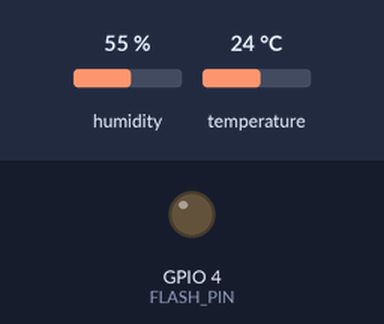
The sketch below on a simulated ESP32. Shown: output pins drawn as LEDs (lit = HIGH). The test bench sets the inputs (shaded band); at power-on: humidity 55 %, temperature 24 °C. The local clock reads 2024-03-15 10:24:30 at power-on unless the sketch sets it; the camera gives no picture. At 4.6 s the program puts the board to deep sleep or switches it off; the recording ends there.

Above: at 0.0 s.
At 3.4 s:
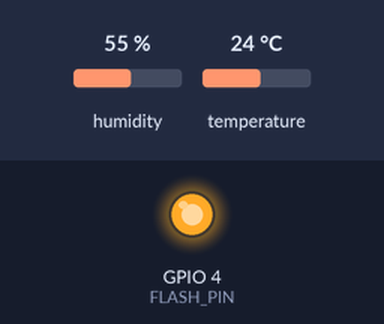
Timing chart, 0 to 4.6 s (numbered marks = the images above):
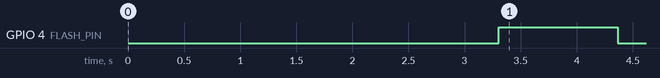

Measured:
- by itself, GPIO 4 (FLASH_PIN): LOW → HIGH at 3.3 s, → LOW 1.1 s later

The sketch:

Transmitter_V2.ino
```cpp
#include "esp_camera.h"
#include <HardwareSerial.h>
#include <Wire.h>
#include "DHT.h"
#include "RTClib.h"

// ================= PENGATURAN PIN =================
// LoRa E220
#define LORA_RX_PIN 14 // Ke TXD LoRa
#define LORA_TX_PIN 13 // Ke RXD LoRa

// Sensor Suhu & Kelembaban (DHT22)
#define DHTPIN 15
#define DHTTYPE DHT22

// Modul RTC DS3231 (Dipindah ke pin U0TX dan U0RX)
// MENGORBANKAN Serial Monitor agar Flash LED bisa digunakan.
#define I2C_SDA 1
#define I2C_SCL 3

// Flash LED Kamera
#define FLASH_PIN 4

// Konfigurasi Kamera (Model AI-Thinker)
#define PWDN_GPIO_NUM     32
#define RESET_GPIO_NUM    -1
#define XCLK_GPIO_NUM      0
#define SIOD_GPIO_NUM     26
#define SIOC_GPIO_NUM     27
#define Y9_GPIO_NUM       35
#define Y8_GPIO_NUM       34
#define Y7_GPIO_NUM       39
#define Y6_GPIO_NUM       36
#define Y5_GPIO_NUM       21
#define Y4_GPIO_NUM       19
#define Y3_GPIO_NUM       18
#define Y2_GPIO_NUM        5
#define VSYNC_GPIO_NUM    25
#define HREF_GPIO_NUM     23
#define PCLK_GPIO_NUM     22

HardwareSerial LoRaSerial(2);
DHT dht(DHTPIN, DHTTYPE);
RTC_DS3231 rtc;

void setup() {
  // SERIAL MONITOR DIMATIKAN KARENA PIN 1 & 3 DIPAKAI OLEH RTC
  // Serial.begin(115200);

  LoRaSerial.begin(115200, SERIAL_8N1, LORA_RX_PIN, LORA_TX_PIN);

  pinMode(FLASH_PIN, OUTPUT);
  digitalWrite(FLASH_PIN, LOW);

  // 1. Inisialisasi Sensor DHT22
  dht.begin();

  // 2. Inisialisasi RTC DS3231
  Wire.begin(I2C_SDA, I2C_SCL);
  if (rtc.begin()) {
    if (rtc.lostPower()) {
      rtc.adjust(DateTime(F(__DATE__), F(__TIME__)));
    }
  }

  // 3. Inisialisasi Kamera
  camera_config_t config;
  config.ledc_channel = LEDC_CHANNEL_0;
  config.ledc_timer = LEDC_TIMER_0;
  config.pin_d0 = Y2_GPIO_NUM;
  config.pin_d1 = Y3_GPIO_NUM;
  config.pin_d2 = Y4_GPIO_NUM;
  config.pin_d3 = Y5_GPIO_NUM;
  config.pin_d4 = Y6_GPIO_NUM;
  config.pin_d5 = Y7_GPIO_NUM;
  config.pin_d6 = Y8_GPIO_NUM;
  config.pin_d7 = Y9_GPIO_NUM;
  config.pin_xclk = XCLK_GPIO_NUM;
  config.pin_pclk = PCLK_GPIO_NUM;
  config.pin_vsync = VSYNC_GPIO_NUM;
  config.pin_href = HREF_GPIO_NUM;
  config.pin_sccb_sda = SIOD_GPIO_NUM;
  config.pin_sccb_scl = SIOC_GPIO_NUM;
  config.pin_pwdn = PWDN_GPIO_NUM;
  config.pin_reset = RESET_GPIO_NUM;
  config.xclk_freq_hz = 20000000;
  config.pixel_format = PIXFORMAT_JPEG;
  config.frame_size = FRAMESIZE_VGA;
  config.jpeg_quality = 10;
  config.fb_count = 1;

  esp_err_t err = esp_camera_init(&config);
  if (err != ESP_OK) {
    delay(3000);
    ESP.restart();
    return;
  }

  sensor_t * s = esp_camera_sensor_get();
  if (s != NULL && s->id.PID == OV3660_PID) {
    s->set_vflip(s, 1);
    s->set_brightness(s, 1);
    s->set_saturation(s, -2);
  }
  delay(2000);

  // ================= BACA SENSOR & WAKTU =================
  float h = dht.readHumidity();
  float t = dht.readTemperature();
  DateTime now = rtc.now();

  if (isnan(h) || isnan(t)) {
    h = 0.0; t = 0.0;
  }

  // Format string data
  char sensorData[150];
  snprintf(sensorData, sizeof(sensorData), "[DATA] Waktu: %04d-%02d-%02d %02d:%02d:%02d, Suhu: %.1f C, Kelembaban: %.1f %%\n",
           now.year(), now.month(), now.day(), now.hour(), now.minute(), now.second(), t, h);

  // Kirim data sensor via LoRa
  LoRaSerial.print(sensorData);
  delay(1000);

  // ================= AMBIL & KIRIM GAMBAR DENGAN FLASH =================
  digitalWrite(FLASH_PIN, HIGH); // NYALAKAN LAMPU FLASH
  delay(1000); // Beri waktu 1 detik agar sensor beradaptasi

  camera_fb_t * fb = esp_camera_fb_get();

  digitalWrite(FLASH_PIN, LOW); // MATIKAN LAMPU FLASH segera setelah difoto

  if (fb) {
    LoRaSerial.printf("---START---%u\n", fb->len);
    delay(100);

    const size_t chunkSize = 150;
    for (size_t i = 0; i < fb->len; i += chunkSize) {
      size_t len = (i + chunkSize < fb->len) ? chunkSize : (fb->len - i);
      LoRaSerial.write(fb->buf + i, len);
      delay(50);
    }

    delay(100);
    LoRaSerial.print("---END---\n");
    esp_camera_fb_return(fb);
  }

  // ================= DEEP SLEEP =================
  uint64_t TIME_TO_SLEEP = 30; // Testing 30 detik
  esp_sleep_enable_timer_wakeup(TIME_TO_SLEEP * 1000000ULL);

  digitalWrite(FLASH_PIN, LOW); // Keamanan tambahan matikan flash sebelum tidur
  LoRaSerial.flush();
  esp_deep_sleep_start();
}
void loop() {}
```
